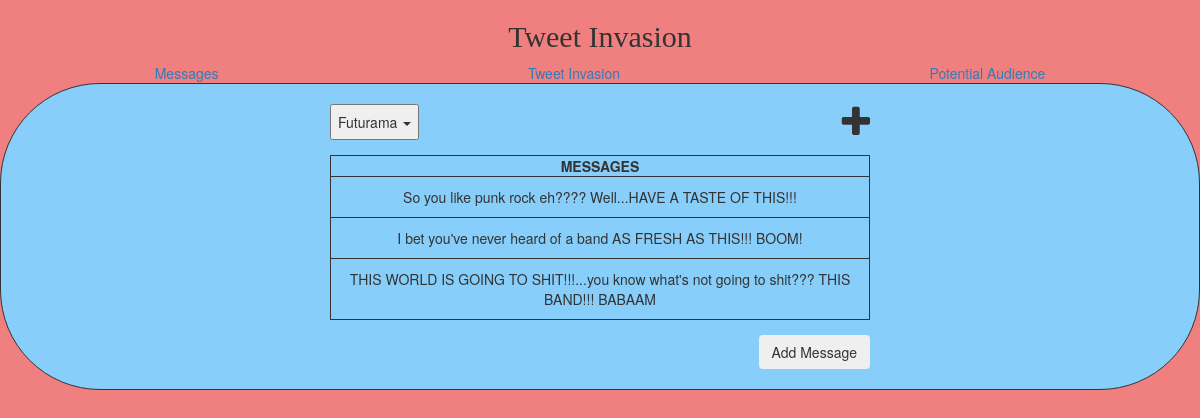
The page /messages/1 on the database its author committed.
### tables this page shows
CREATE TABLE "content" (
	"cID"	INTEGER NOT NULL PRIMARY KEY AUTOINCREMENT UNIQUE,
	"link"	TEXT,
	"title"	TEXT
);

CREATE TABLE "messages" (
	"mID"	INTEGER NOT NULL PRIMARY KEY AUTOINCREMENT UNIQUE,
	"messages"	TEXT,
	"cID"	INTEGER,
	FOREIGN KEY("cID") REFERENCES "content"("cID")
);

### tweetHome.py (the view)
@app.route('/messages/<id>')
def messages(id=None):
    final = getMessages(id)
    return render_template('messages.html', rows=final["rows"], content=final["content"], id=final["id"], title=final["title"])
    con.close()

### tweetHome.py (called while the page is built)
def getContent():
    con = sql.connect("TWIdatabase.db")
    con.row_factory = sql.Row
    cur = con.cursor()
    cur.execute('select title, cID from content')
    content = cur.fetchall()
    if len(content) == 0:
        content = 'empty'
    con.close()
    return content

def getMessages(id):
    if id is None:
        id = 1
    with sql.connect("TWIdatabase.db") as con:
        con.row_factory = sql.Row
        cur = con.cursor()
        cur.execute("select * from messages as m join content as c on c.cID = m.cID where c.cID = %s"% id)
        rows = cur.fetchall()
        content = getContent()
        if len(rows) == 0:
            cur.execute('select title from content where cID = %s'% id)
            title = cur.fetchone()
            title = title['title']
        else:
            title = rows[0]
    final = {
        "rows" : rows,
        "content" : content,
        "id": id,
        "title" : title
    }
    con.close()
    return final

### templates/messages.html (shortened to what this page needs)
{% extends 'home.html' %}
{% block content %}
    <div class='mainObject'>
        <div class='udContainer'>
            <div class="dropdown" style='margin-bottom: 15px; width: 100%; display: inline-flex; justify-content: space-between'>
                <button class="dropdown-toggle" type="button" data-toggle="dropdown">
                    {% if title is string %}
                        {{title}}
                    {% else %}
                        {{title.title}}
                    {% endif %}
                    <span class="caret"></span>
                </button>
                    <div><i class="fa fa-plus" data-toggle="modal" data-target="#newContent" style="font-size:36px"></i></div>
            </div>
            {% if title is string %}
                <div style='padding:30px; font-size:1.5em'>No messages here, write one!</div>
            {% else %}
                <table style='width:100%'>
                    <thead>
                        <th style='text-align:center'>
                            <div ><b>MESSAGES</b></div>
                        </th>
                    </thead>
                    {% for row in rows %}
                        <tr>
                            <td>{{row['messages']}}</td>
                        </tr>
                    {% endfor %}
                </table>
            {% endif %}
            <div style='width:fit-content; float:right; margin-top:15px'>
                <button class="btn" type='button' data-toggle="modal" data-target="#newMessage">Add Message</button>
            </div>
        </div>
    </div>
{% endblock %}

### templates/home.html (shortened to what this page needs)
<!doctype html>
    <head>
        <link rel="stylesheet" href="{{ url_for('static', filename='style.css') }}">
        <link rel="stylesheet" href="https://cdnjs.cloudflare.com/ajax/libs/font-awesome/4.7.0/css/font-awesome.min.css">
        <link rel="stylesheet" href="https://maxcdn.bootstrapcdn.com/bootstrap/3.4.0/css/bootstrap.min.css">
    </head>
    <body style='background-color:lightcoral'>
        <h2 style='text-align:center; font-family:Times New Roman'>Tweet Invasion</h2>
        <div class='navigation'>
            <div><a href='{{url_for("messages", id=1)}}'>Messages</a></div>
            <div class='active'><a href='{{url_for("tweetInvasion")}}'>Tweet Invasion</a></div>
            <div><a href='{{url_for("audiences")}}'>Potential Audience</a></div>
        </div>
        <div style='background-color:lightskyblue; border:1px solid; border-radius:100px'>
            {% block content %}{% endblock %}
        </div>
    </body>
</html>

### static/style.css (style rules this page uses)
.navigation { display: inline-flex; justify-content: space-around; width: 100vw; }
.mainObject { padding: 20px; margin: auto; text-align: center; }
.udContainer td { padding:10px !important; border: 0.5px solid; }
.udContainer th { border: 0.5px solid; }
.udContainer { width:45vw; margin:auto; overflow:hidden; text-align:center }
.udContainer tr { border:solid 1px }

### rows shown on the page
content: title "Futurama"
messages: messages "So you like punk rock eh???? Well...HAVE A TASTE OF THIS!!!"
messages: messages "I bet you've never heard of a band AS FRESH AS THIS!!! BOOM!"
messages: messages "THIS WORLD IS GOING TO SHIT!!!...you know what's not going to shit??? THIS BAND!!! BABAAM"
